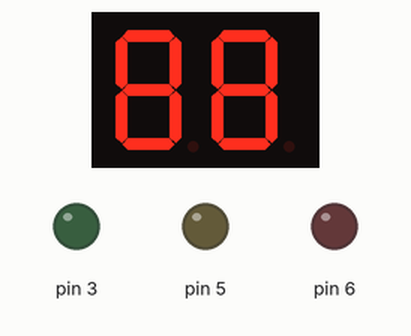
This sketch was run on a simulated Arduino Uno, built with avr-gcc and run on an emulated ATmega328P. On the bench: 2-digit seven-segment display, output pins drawn as LEDs (lit = HIGH). Wiring (from diagram.json): 2-digit 7-segment display, segments lit when LOW: segments A0, A1, A2, A3, A4, A5, pin 2, pin 4, pin 12, pin 7, pin 8, pin 9, pin 10, pin 11. The segment pins are drawn as the display they are named for; pins used as bus, display or sensor lines are not drawn.

Above: at 0.15 s.
At 4.6 s:
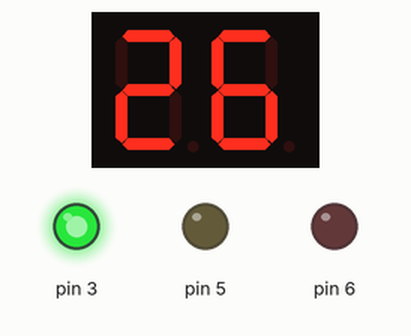
At 9.6 s:
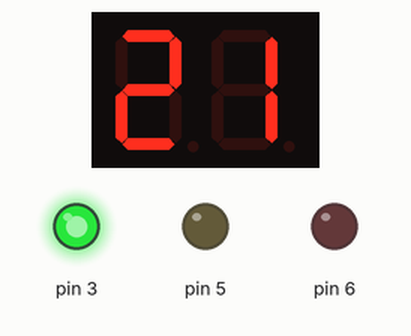
At 19.6 s:
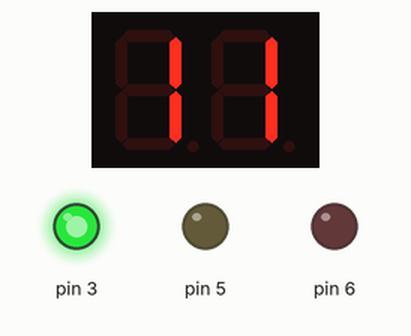
At 31.6 s:
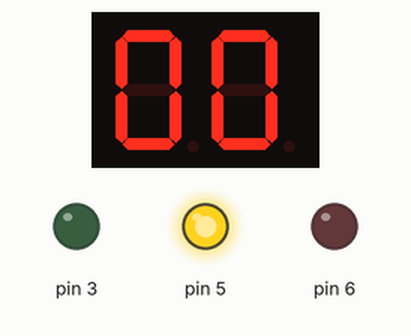
At 38.4 s:
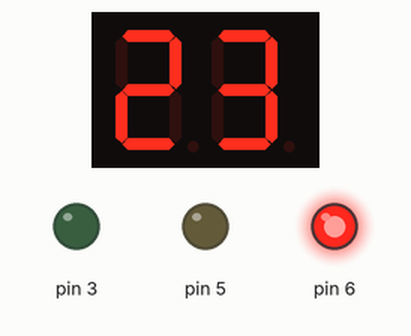
Timing chart, 0 to 39.9 s (numbered marks = the images above):
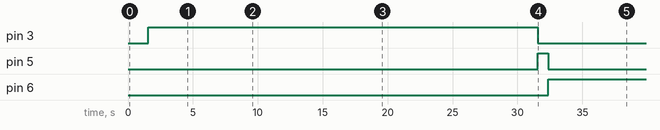

The sketch:

sketch.ino
```cpp
// seven segment kesatu
int A = A0;
int B = A1;
int C = A2;
int D = A3;
int E = A4;
int F = A5;
int G = 2;

// seven segment kedua
int a = 4;
int b = 12;
int c = 7;
int d = 8;
int e = 9;
int f = 10;
int g = 11;

const int sevment1[8] = {A6,G,F,E,D,C,B,A};
const int sevment2[8] = {A6,g,f,e,d,c,b,a};

const byte numeral[10] = {
  B11111101, // angka 0
  B01100001, // angka 1
  B11011011, // angka 2
  B11110011, // angka 3
  B01100111, // angka 4
  B10110111, // angka 5
  B10111111, // angka 6
  B11100001, // angka 7
  B11111111, // angka 8
  B11110111  // angka 9
};


void setup() {
  // pinMode untuk LED
  pinMode(3, OUTPUT);
  pinMode(5, OUTPUT);
  pinMode(6, OUTPUT);

  // pinMode untuk Seven Segment 1
  for(int i = 0; i < 8; i++)
  {
    pinMode(sevment1[i], OUTPUT);
  }

  // pinMode untuk Seven Segment 2
    for(int i = 0; i < 8; i++)
  {
    pinMode(sevment2[i], OUTPUT);
  }
}

void loop() {
// lampu menyala bergantian
  // for (int i = 0; i < 3; i++){
  //   if (i == 0) {
  //     digitalWrite(3, HIGH);
  //     digitalWrite(5, LOW);
  //     digitalWrite(6, LOW);
  //     delay(250);
  //   } else if (i == 1) {
  //     digitalWrite(3, LOW);
  //     digitalWrite(5, HIGH);
  //     digitalWrite(6, LOW);
  //     delay(250);
  //   } else {
  //     digitalWrite(3, LOW);
  //     digitalWrite(5, LOW);
  //     digitalWrite(6, HIGH);
  //     delay(250);
  //   }

 // pemanggilan fungsi lampu redup dan nyala secara perlahan
  lampredup(3, 1);
  lampredup(5, 1);
  lampredup(6, 1);

  // lampu lalu lintas
  apill(2);
}

// lampu perlaha nyala/redup
void lampredup(int r, int n) {

  for (int i = 0; i <= 255; i++) {
    analogWrite(r, i);
    delay(n);
  }

  for (int i = 255; i >= 0; i--) {
    analogWrite(r, i);
    delay(n);
  }
}

// menampilkan numeral
void showDigit(int number) {
  boolean isBitSet;
  for(int segment = 1; segment < 8; segment++) {
    if( number < 0 || number > 9)
    {
      isBitSet = 0;
    }
    else
    {
      isBitSet = bitRead(numeral[number], segment);
    }
  isBitSet = !isBitSet;
  digitalWrite(sevment1[segment], isBitSet);
  }
}

void showDigit2(int number) {
  boolean isBitSet;
  for(int segment = 1; segment < 8; segment++) {
    if( number < 0 || number > 9)
    {
      isBitSet = 0;
    }
    else
    {
      isBitSet = bitRead(numeral[number], segment);
    }
  isBitSet = !isBitSet;
  digitalWrite(sevment2[segment], isBitSet);
  }
}

// untuk apill
void apill(int r) {

// lampu hijau
  digitalWrite(3, HIGH);
  for (int i = r; i >= 0; i--) {
    showDigit(i);
    for (int i = 9; i >= 0; i--) {
      showDigit2(i);
      delay(1000);
    }
  }
  digitalWrite(3, LOW);

// lampu kuning
  digitalWrite(5, HIGH);
  delay(800);
  digitalWrite(5, LOW);

// lampu merah
  digitalWrite(6, HIGH);
  for (int i = r; i >= 0; i--) {
    showDigit(i);
    for (int i = 9; i >= 0; i--) {
      showDigit2(i);
      delay(1000);
    }
  }
  digitalWrite(6, LOW);

  // lampu kuning
  digitalWrite(5, HIGH);
  delay(800);
  digitalWrite(5, LOW);
}
```

Measured:
- by itself, pin 3: LOW → HIGH at 1.6 s, → LOW 30.0 s later
- by itself, pin 5: LOW → HIGH at 31.6 s, → LOW 0.80 s later
- by itself, pin 6: LOW → HIGH at 32.4 s
- what the display in image 1 shows lasts 1.0 s, from 4.6 s to 5.6 s
- what the display in image 4 shows lasts 1.8 s, from 30.6 s to 32.4 s
